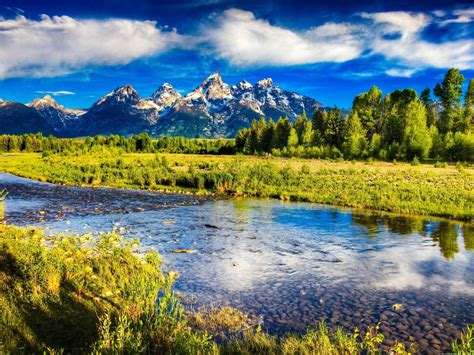
#> input picture Assignments/Week1/coloredimage.jpg, 474 x 355 px
$ python assignment2.py
#> lines starting #> are read from the running program, lines starting #| are printed output that depends on the picture
from skimage import data, color, io
from skimage.viewer import ImageViewer
import numpy as np
import matplotlib.pyplot as plt
from matplotlib import colors
from matplotlib.ticker import PercentFormatter


def filterBlueColor(image : np.array):
    for row in image:
        for col in  row:
            # Col is a list of r, g and b

            r = col[0]
            g = col[1]
            b = col[2]

            treshold = 0 # Modify treshold if needed

            if b > g and b > r and b-r > treshold and b-g > treshold:
                continue


            y = 0.299*r + 0.587*g + 0.114*b

            col[0] = y
            col[1] = y
            col[2] = y
    return image


def histogramHSV(image : np.array):
    hues = []
    for row in image:
        for col in row:
            hues.append(col[0])

    plt.title("ALDS Week 1 - Histogram of HSV image")
    plt.ylabel("Count")
    plt.xlabel("Hue")
    plt.xlim(0, 1)
    plt.hist(x=hues, bins=255)
    plt.show()


imgpath = input("Image Location: ")
#> the answer given: coloredimage.jpg
image = io.imread(imgpath)
#> image is the input picture: shape (355, 474, 3); mean R, G, B 108.1, 123.7, 111.9

# image = data.colorwheel()

hsvimg = color.rgb2hsv(image)
#> hsvimg: shape (355, 474, 3) float64; mean of channels 0, 1, 2 0.4, 0.57, 0.591
histogramHSV(hsvimg)
#> after the loop in histogramHSV, `for row in image:`: hues = 168270 items
#> in histogramHSV, `plt.show()`:
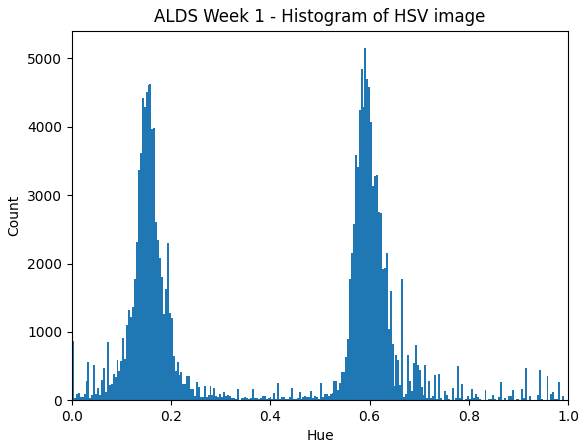
#> figure drawn by matplotlib, 1 panel; tallest bar 5150 high, from x = 0.59 to 0.594

filtered_img = filterBlueColor(image)
#> after the loop in filterBlueColor, `for row in image:`: col = [155, 155, 155]
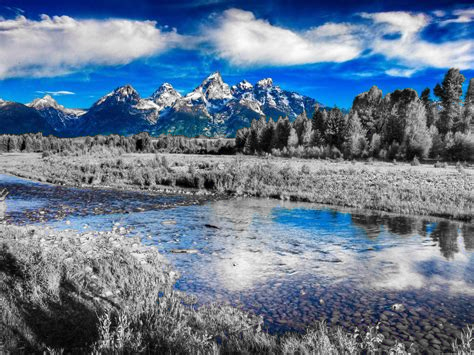
#> filtered_img: shape (355, 474, 3); mean R, G, B 101.7, 120.4, 143

hsvimg_filtered = color.rgb2hsv(filtered_img)
#> hsvimg_filtered: shape (355, 474, 3) float64; mean of channels 0, 1, 2 0.306, 0.261, 0.561

histogramHSV(hsvimg_filtered)
#> in histogramHSV (call 2), `plt.show()`:
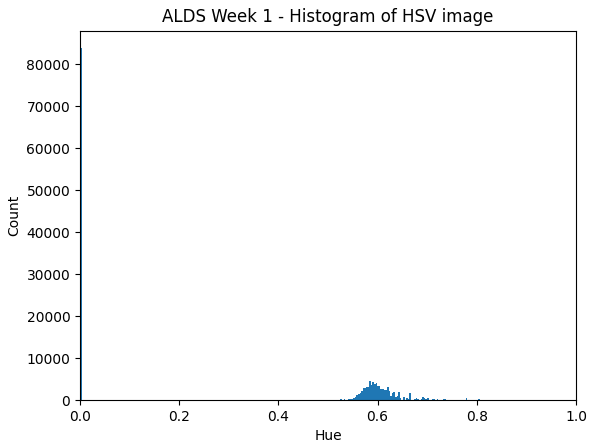
#> figure drawn by matplotlib, 1 panel; tallest bar 83799 high, from x = -2.17e-19 to 0.00324
